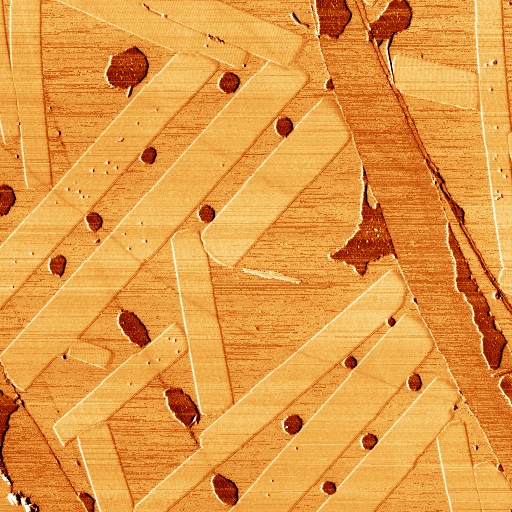
#> input picture Image1.jpg, 512 x 512 px
$ jupyter execute CannyEdge.ipynb
#> lines starting #> are read from the running program, lines starting #| are printed output that depends on the picture
[cell 1]
import cv2
import matplotlib.pyplot as plt

# Read the image
image = cv2.imread('Image1.jpg')
#> image is the input picture: shape (512, 512, 3); mean B, G, R 67.8, 154, 227.7

# Convert to grayscale
gray = cv2.cvtColor(image, cv2.COLOR_BGR2GRAY)
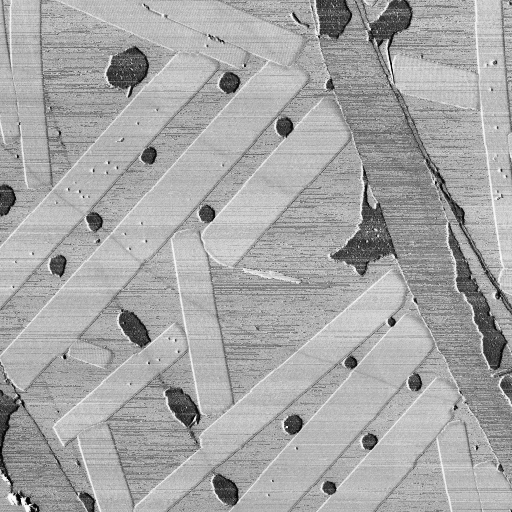
#> gray: shape (512, 512); min 0, max 250, mean 166.3

# Apply bilateral filter for edge-preserving smoothing
# Parameters: (image, diameter, sigmaColor, sigmaSpace)
blurred = cv2.bilateralFilter(gray, d=9, sigmaColor=75, sigmaSpace=75)
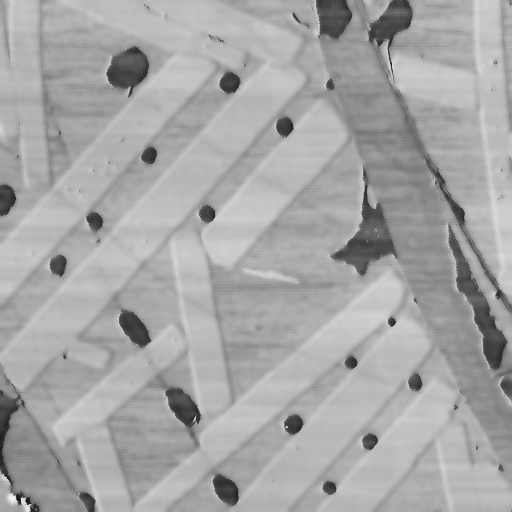
#> blurred: shape (512, 512); min 21, max 240, mean 166.4

# Apply Canny edge detection
edges = cv2.Canny(blurred, 100, 200)
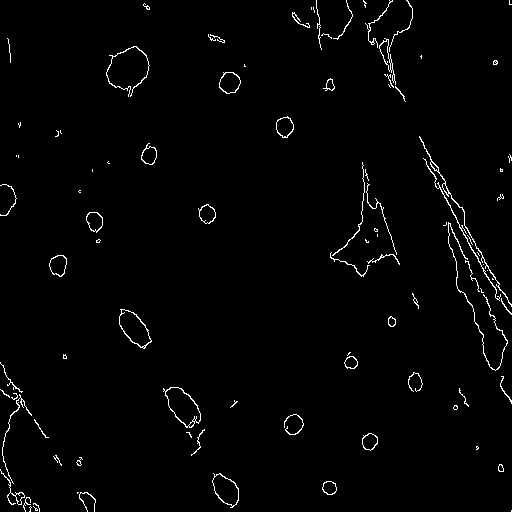
#> edges: shape (512, 512); 1.7% white in thin lines or dots

# Display the original, blurred, and Canny edge images
plt.figure(figsize=(15, 5))

# Original image (convert BGR to RGB for proper color display)
plt.subplot(1, 3, 1)
plt.imshow(cv2.cvtColor(image, cv2.COLOR_BGR2RGB))
plt.title('Original Image')
plt.axis('off')

# Bilateral filtered image
plt.subplot(1, 3, 2)
plt.imshow(blurred, cmap='gray')
plt.title('Bilateral Filtered Image')
plt.axis('off')

# Canny edges
plt.subplot(1, 3, 3)
plt.imshow(edges, cmap='gray')
plt.title('Canny Edge Detection')
plt.axis('off')

plt.tight_layout()
plt.show()
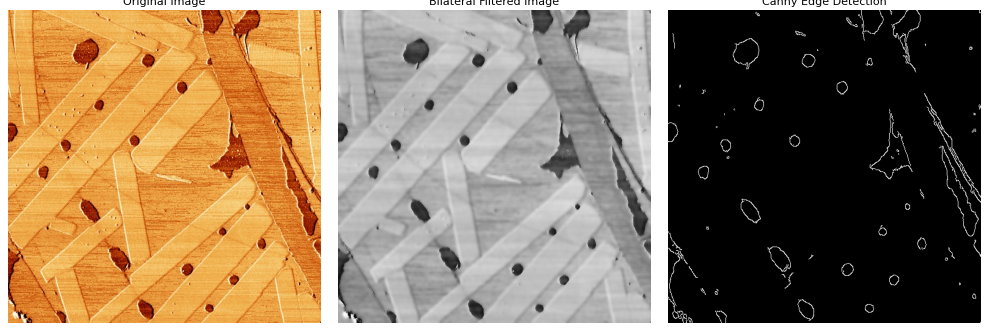
#> figure drawn by matplotlib, 3 panels

[cell 2]
import cv2
import matplotlib.pyplot as plt

# Read the image
image = cv2.imread('Image1.jpg')

# Convert BGR (OpenCV default) to RGB for correct processing
image_rgb = cv2.cvtColor(image, cv2.COLOR_BGR2RGB)

# Apply bilateral filter to each RGB channel
filtered_rgb = cv2.bilateralFilter(image_rgb, d=11, sigmaColor=75, sigmaSpace=75)

# Convert the filtered image to grayscale for Canny edge detection
gray_filtered = cv2.cvtColor(filtered_rgb, cv2.COLOR_RGB2GRAY)

# Apply Canny edge detection
edges = cv2.Canny(gray_filtered, 100, 200)
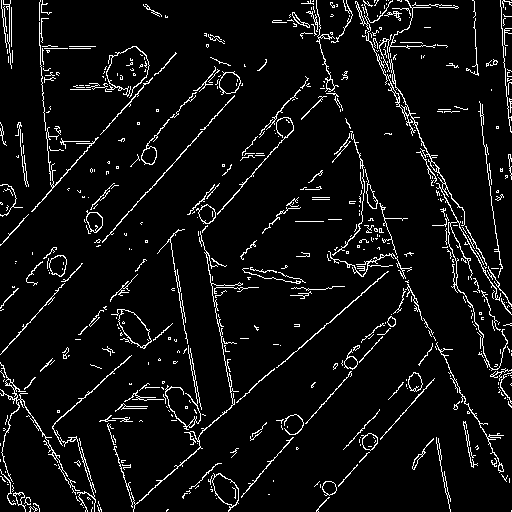
#> edges: shape (512, 512); 6% white in thin lines or dots

# Display results
plt.figure(figsize=(15, 5))

# Original image
plt.subplot(1, 3, 1)
plt.imshow(image_rgb)
plt.title('Original Image')
plt.axis('off')

# RGB Bilateral Filtered image
plt.subplot(1, 3, 2)
plt.imshow(filtered_rgb)
plt.title('RGB Bilateral Filtered Image')
plt.axis('off')

# Canny edges
plt.subplot(1, 3, 3)
plt.imshow(edges, cmap='gray')
plt.title('Canny Edge Detection')
plt.axis('off')

plt.tight_layout()
plt.show()

$ run again, with 4d.jpg copied over Image1.jpg
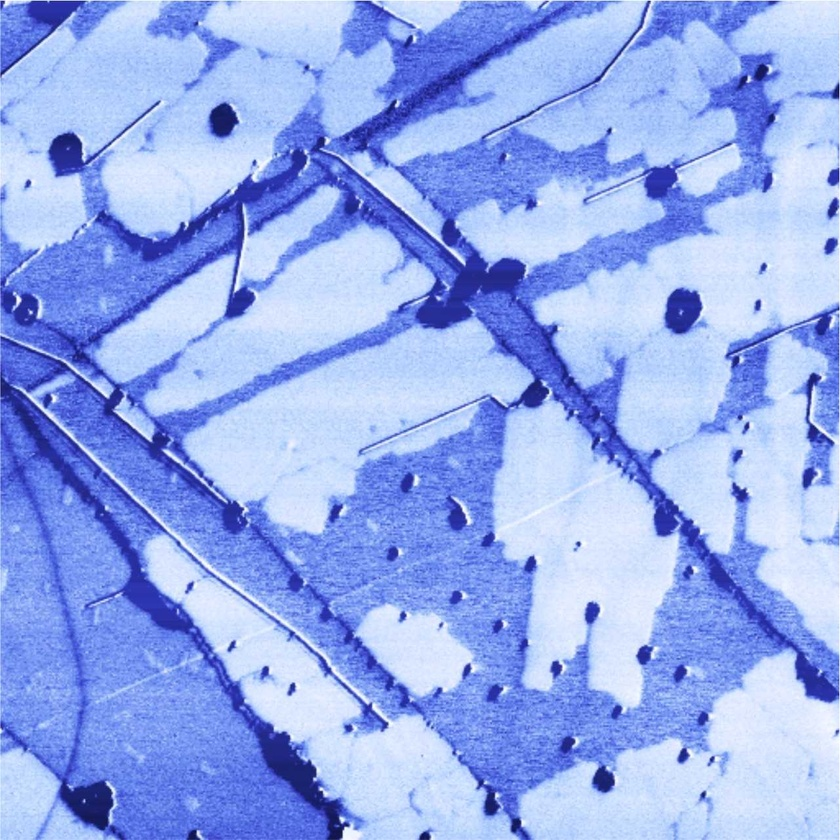
#> input picture 4d.jpg, 840 x 840 px, shrunk from 1281 x 1281 before the run
#> image is the input picture: shape (840, 840, 3); mean B, G, R 237, 171.4, 148.5
#> `plt.show()`:
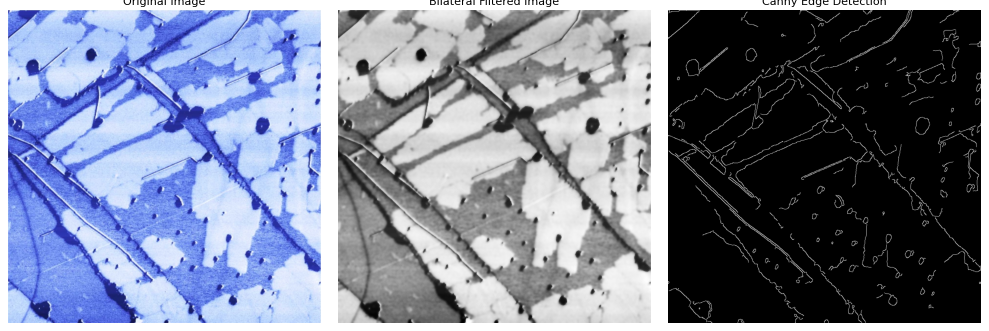
#> figure drawn by matplotlib, 3 panels
#> `edges = cv2.Canny(gray_filtered, 100, 200)`:
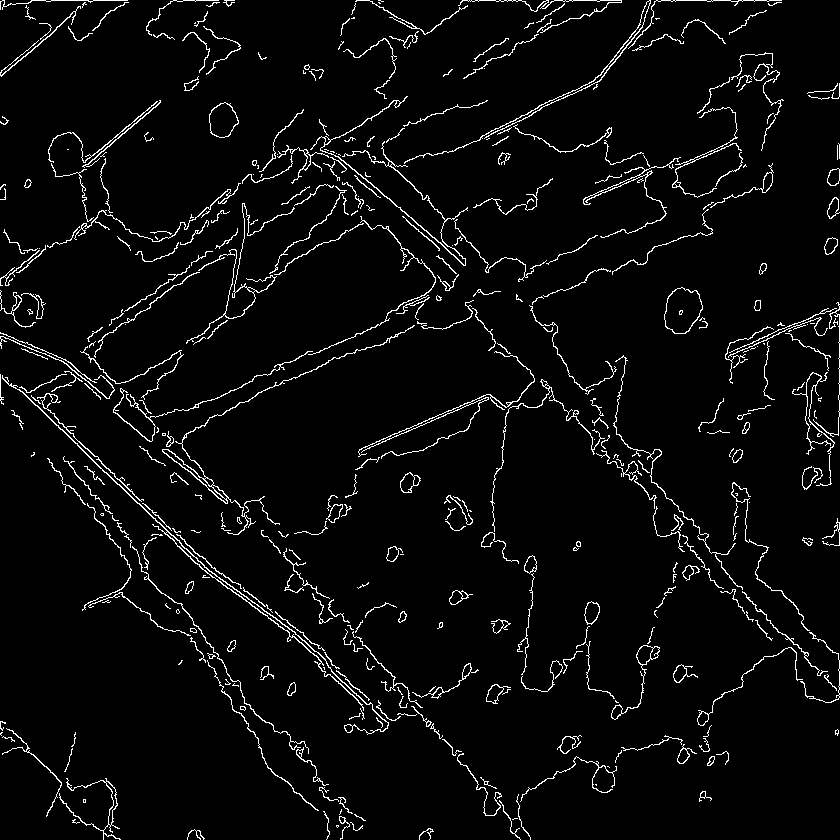
#> edges: shape (840, 840); 4.2% white in thin lines or dots
